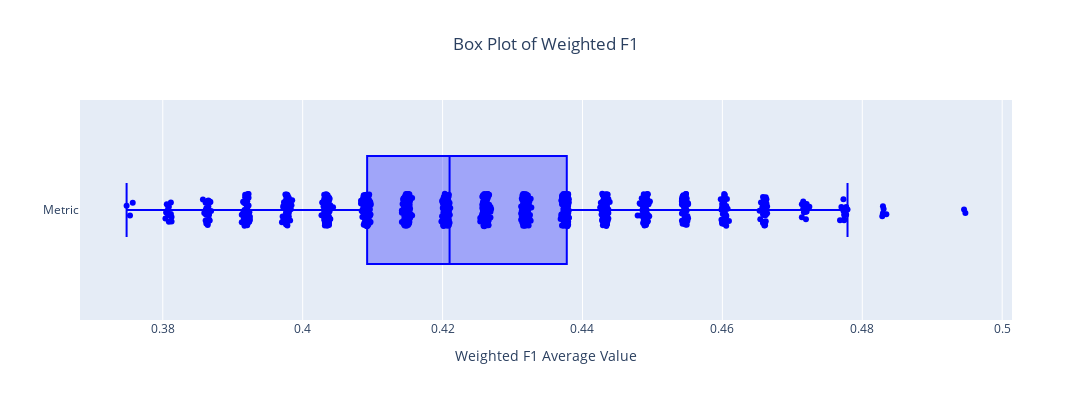

Notebook source saved alongside this figure:
### Code cell
fig_box = go.Figure()
fig_box.add_trace(go.Box(x=mean_metrics, boxpoints='all', jitter=0.3, pointpos=0, fillcolor='rgba(0, 0, 255, 0.3)', line=dict(color='blue'), name='Metric'))

fig_box.update_layout(
    title='Box Plot of Weighted F1',
    title_x=0.5,
    xaxis_title='Weighted F1 Average Value',
    width=1300,
    height=400
)

fig_box.show()

### Figure 1 — Plotly figure (JSON) as saved in the notebook; plotly's stock layout.template omitted (floating-point values rounded to 4 significant figures; data arrays with more than 128 entries replaced by an {"elided": "..."} marker saying what was removed)
{"data": [{"boxpoints": "all", "fillcolor": "rgba(0, 0, 255, 0.3)", "jitter": 0.3, "line": {"color": "blue"}, "name": "Metric", "pointpos": 0, "type": "box", "x": {"elided": "1349 float values"}}], "layout": {"height": 400, "title": {"text": "Box Plot of Weighted F1", "x": 0.5}, "width": 1300, "xaxis": {"title": {"text": "Weighted F1 Average Value"}}}}
